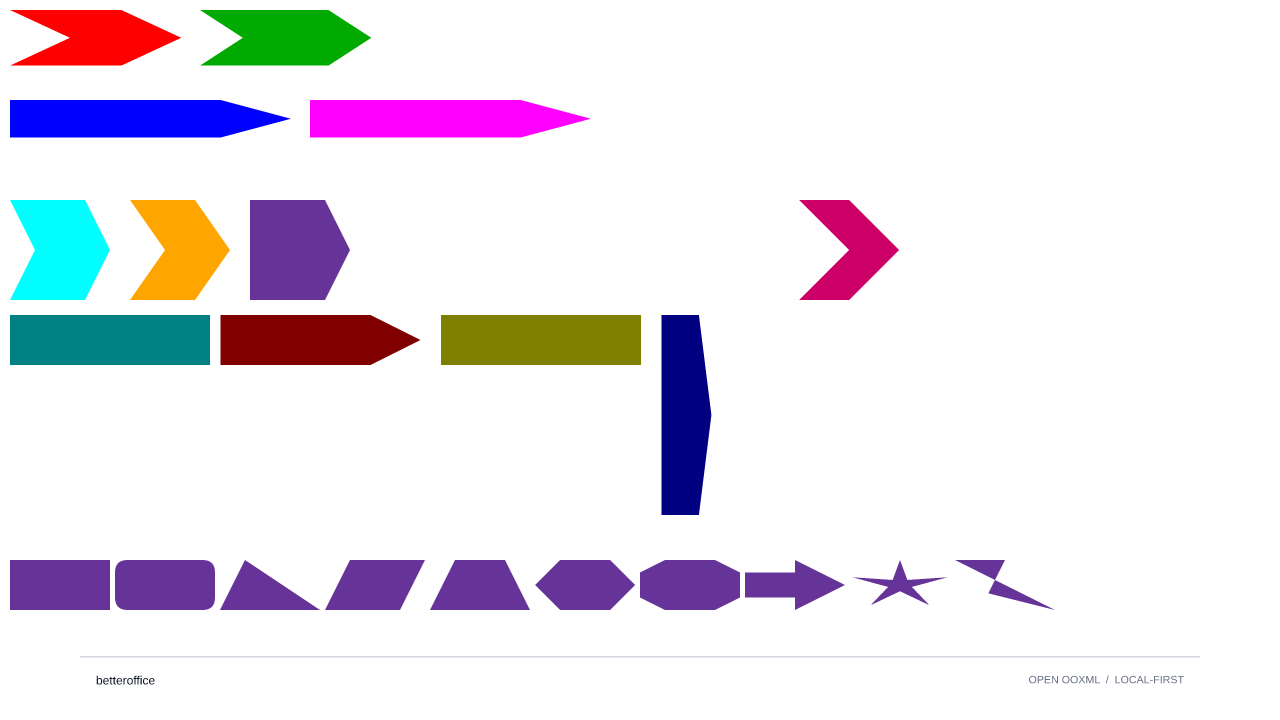
#> input picture crates/ooxml-drawingml/tests/fixtures/preset-adjustments.before.png, 1280 x 720 px
$ python -i diff.py   (imports and definitions only)
#> lines starting #> are read from the running program, lines starting #| are printed output that depends on the picture
#!/usr/bin/env python3
"""Pixel-diff LibreOffice vs BetterOffice renders: heatmaps, side-by-side images, and diff-summary.json."""

from __future__ import annotations

import argparse
import json
import shutil

import numpy as np
from PIL import Image, ImageDraw, ImageFilter

from common import deck_dir, load_meta, slide_name

THRESHOLD = 40
GRID = (4, 4)


def load(path) -> np.ndarray:
    return np.asarray(Image.open(path).convert("RGB"), dtype=np.int16)


def coarse(img: Image.Image) -> np.ndarray:
    small = img.convert("L").resize((64, 36), Image.BOX).filter(ImageFilter.GaussianBlur(1))
    return np.asarray(small, dtype=np.int16)


# [77 lines left out: functions verdict, metrics, compare, run, not called in this run]


# [4 lines not run here, left out]

>>> from PIL import Image
>>> picture = Image.open('../../crates/ooxml-drawingml/tests/fixtures/preset-adjustments.before.png')
#> picture is the input picture: PIL image 1280x720 RGBA; mean R, G, B, A 233.3, 228.6, 236.2, 255
>>> result = coarse(picture)
#> in coarse, `small = img.convert("L").resize((64, 36), Image.BOX).filter(ImageFilte..`:
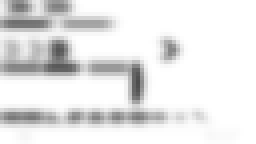
#> small: PIL image 64x36 L (shown 4 times larger); min 78, max 255, mean 230.7
